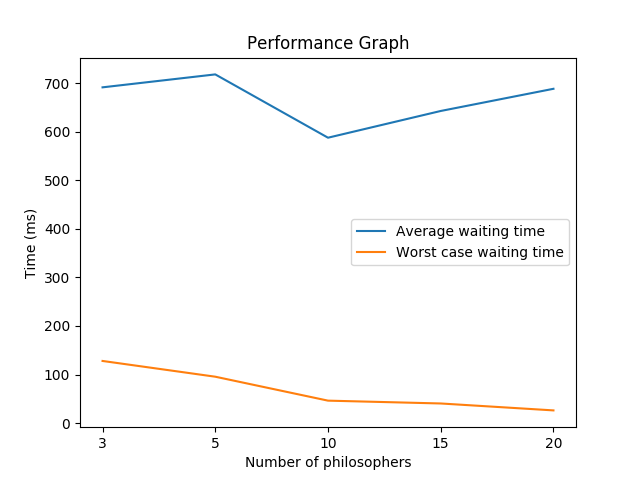

Generate this figure with Python:
import matplotlib.pyplot as plt 
fig = plt.figure()

x1 = ["3","5","10","15","20"] 
y1 = [
691.313,
717.957,
587.601,
642.646,
688.33
] 

y2 = [
127.919,
95.4846,
46.1939,
40.3655,
26.1091
] 

plt.plot(x1, y1, label = "Average waiting time") 
plt.plot(x1, y2, label = "Worst case waiting time")
plt.xlabel('Number of philosophers') 
plt.ylabel('Time (ms)')
plt.legend()
plt.title("Performance Graph") 

plt.savefig('./g.png')